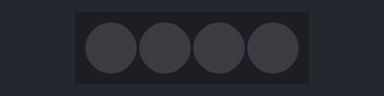
A program run on a simulated BBC micro:bit (MakeCode). On the bench: 4 RGB LEDs in strip order, left to right. Dim RGB values are drawn brighter than linear.

Above: at 0.15 s.
At 2.85 s:
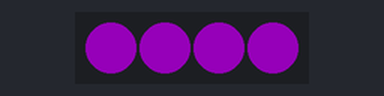
At 9.17 s:
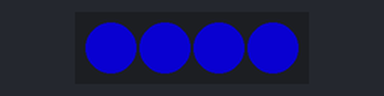
At 19.71 s:
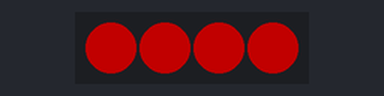
At 29.64 s:
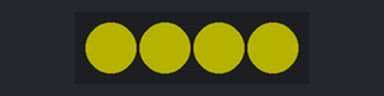
At 39.57 s:
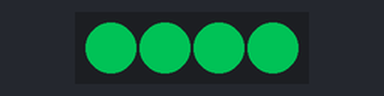
Timing chart, 0 to 40.0 s (numbered marks = the images above):
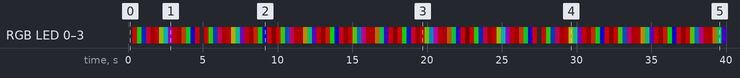

Measured:
- by itself, RGB LED 0–3: off → RGB(121, 0, 0) at 0.30 s, → RGB(13, 114, 0) 0.30 s later, → RGB(0, 20, 107) 0.30 s later, → RGB(100, 0, 27) 0.30 s later, … (132 changes in this stretch)

The program:

main.ts
```typescript
let green = 0
let blue = 0
let red = 0
let item = neopixel.create(DigitalPin.P15, 4, NeoPixelMode.RGB)
basic.forever(function () {
    red = 0
    blue = 0
    green = 0
    for (let index = 0; index < 255; index++) {
        red += 1
        item.showColor(neopixel.rgb(red, green, blue))
        basic.pause(1)
    }
    for (let index = 0; index < 255; index++) {
        red += -1
        green += 1
        item.showColor(neopixel.rgb(red, green, blue))
        basic.pause(1)
    }
    for (let index = 0; index < 255; index++) {
        blue += 1
        green += -1
        item.showColor(neopixel.rgb(red, green, blue))
        basic.pause(1)
    }
    for (let index = 0; index < 255; index++) {
        blue += -1
        red += 1
        item.showColor(neopixel.rgb(red, green, blue))
        basic.pause(1)
    }
    for (let index = 0; index < 255; index++) {
        red += -1
        item.showColor(neopixel.rgb(red, green, blue))
        basic.pause(1)
    }
})
```

test.ts
```typescript
// aquí va el archivo "tests"; esto no se compilará cuando este paquete se utilice como una extensión.
```
